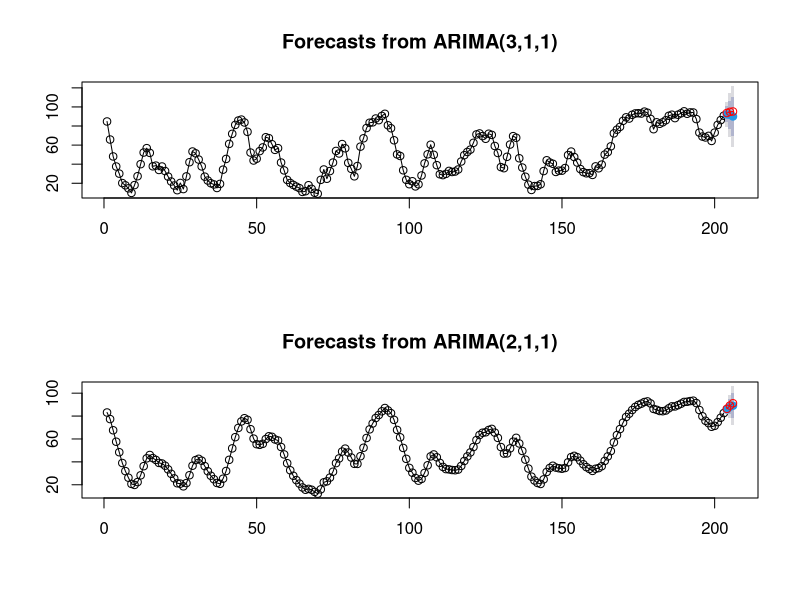
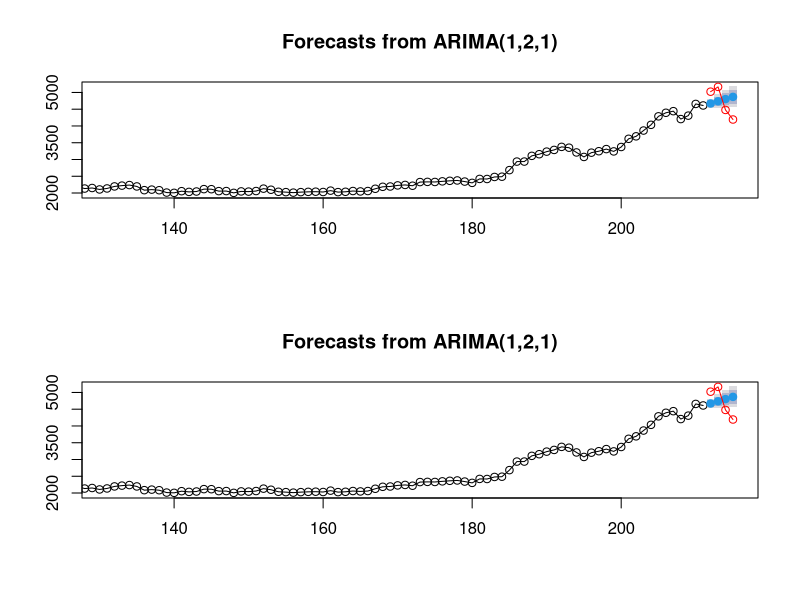

Write R code to recreate these figures, in order.
## ---- chunk 1
suppressMessages(library(forecast))
# suppressMessages(library(sandwich))
# suppressMessages(library(lmtest))

setwd("d://MyR//stock//")
original.data <- read.csv("999999.csv")
# (original.data)

close.price <- as.ts(original.data[,5])
# volume <- as.ts(original.data[,6])
kdj.k <- as.ts(original.data[,7])
kdj.d <- as.ts(original.data[,8])


## ---- chunk 2
DrawKDJPlot <- function(arg.kdj.k, arg.kdj.d, 
                             arg.training.set.endpoint, arg.forecast.period){
        

        training.set.kdj.k <- window(arg.kdj.k, start = 1, end = arg.training.set.endpoint)
        test.set.kdj.k <- window(arg.kdj.k, start = arg.training.set.endpoint + 1,
                                       end = arg.training.set.endpoint + arg.forecast.period)
        
        training.set.kdj.d <- window(arg.kdj.d, start = 1, end = arg.training.set.endpoint)
        test.set.kdj.d <- window(arg.kdj.d, start = arg.training.set.endpoint + 1,
                                       end = arg.training.set.endpoint + arg.forecast.period)        


        par(mfrow = c(2,1))


        fit.arima.kdj.k <- auto.arima(training.set.kdj.k)
        fit.arima.kdj.d <- auto.arima(training.set.kdj.d)
        
        estimated.kdj.k <- forecast(fit.arima.kdj.k, h = length(test.set.kdj.k))
        estimated.kdj.d <- forecast(fit.arima.kdj.d, h = length(test.set.kdj.d))        

        plot(estimated.kdj.k, type = "o")
        lines(test.set.kdj.k, col = "red", type = "o")
        
        plot(estimated.kdj.d, type = "o")
        lines(test.set.kdj.d, col = "red", type = "o")
        
}


## ---- chunk 3
DrawKDJPlot(kdj.k, kdj.d, arg.training.set.endpoint = 203, arg.forecast.period = 3)

## ---- chunk 4
CompareClosePriceAccuracy <- function(arg.close.price, 
                                      arg.forecast.period,
                                      arg.training.set.endpoint, 
                                      arg.comparison.period,
                                      arg.flag,
                                      arg.pdq.df){
        
        training.set.close.price.1 <- window(arg.close.price, start = 1, 
                                             end = arg.training.set.endpoint)
        
        test.set.close.price.1 <- window(arg.close.price, start = arg.training.set.endpoint + 1,
                                         end = arg.training.set.endpoint + arg.forecast.period)
        
        if(arg.flag == 0){
        
                fit.arima.close.price.1 <- auto.arima(training.set.close.price.1)
        }else{

                if(arg.pdq.df$newdrift[1] == 1){
                        
                        fit.arima.close.price.1 <- Arima(training.set.close.price.1, order = c(arg.pdq.df$newp[1],
                                                                                               arg.pdq.df$newd[1],
                                                                                               arg.pdq.df$newq[1]),
                                                         include.drift = TRUE)                        
                }else{
                        
                        fit.arima.close.price.1 <- Arima(training.set.close.price.1, order = c(arg.pdq.df$newp[1],
                                                                                               arg.pdq.df$newd[1],
                                                                                               arg.pdq.df$newq[1]))        
                }
                
        }
        
        fc.arima.close.price.1 <- forecast(fit.arima.close.price.1, h = length(test.set.close.price.1), 
                                           level = c(80,95))
        
        df.accuracy <- accuracy(fc.arima.close.price.1, test.set.close.price.1)
        
        if("drift" %in% names(fit.arima.close.price.1$coef)){

                result <- t(array(c(arg.training.set.endpoint, 
                                    fit.arima.close.price.1$arma[c(1,6,2)],
                                    df.accuracy[2,],
                                    1), 
                                  dim = c(13,1)))                                
        }else{

                result <- t(array(c(arg.training.set.endpoint, 
                                    fit.arima.close.price.1$arma[c(1,6,2)],
                                    df.accuracy[2,],
                                    0), 
                                  dim = c(13,1)))                
        }

        
        col.names.accuracy <- colnames(df.accuracy)
        

        for(i in 1:arg.comparison.period){

                end.point2 <- arg.training.set.endpoint + i
                training.set.close.price.2 <- window(arg.close.price, start = 1, end = end.point2)
                test.set.close.price.2 <- window(arg.close.price, start = end.point2 + 1,
                                                 end = end.point2 + arg.forecast.period)

                if(arg.flag == 0){

                        fit.arima.close.price.2 <- auto.arima(training.set.close.price.2)
                }else{
                        if(arg.pdq.df$newdrift[1 + i] == 1){
        
                                fit.arima.close.price.2 <- Arima(training.set.close.price.2, order = c(arg.pdq.df$newp[1 + i],
                                                                                                       arg.pdq.df$newd[1 + i],
                                                                                                       arg.pdq.df$newq[1 + i]),
                                                                 include.drift = TRUE)                        
                        }else{
                        
                                fit.arima.close.price.2 <- Arima(training.set.close.price.2, order = c(arg.pdq.df$newp[1 + i],
                                                                                       arg.pdq.df$newd[1 + i],
                                                                                       arg.pdq.df$newq[1 + i]))        
                        }
                        
                }

                fc.arima.close.price.2 <- forecast(fit.arima.close.price.2, h = length(test.set.close.price.2),
                                                   level = c(80,95))

                if("drift" %in% names(fit.arima.close.price.2$coef)){

                        result2 <- t(array(c(arg.training.set.endpoint + i,
                                            fit.arima.close.price.2$arma[c(1,6,2)],
                                            accuracy(fc.arima.close.price.2, test.set.close.price.2)[2,],
                                            1),
                                          dim = c(13,1)))
                }else{

                        result2 <- t(array(c(arg.training.set.endpoint + i,
                                            fit.arima.close.price.2$arma[c(1,6,2)],
                                            accuracy(fc.arima.close.price.2, test.set.close.price.2)[2,],
                                            0),
                                          dim = c(13,1)))
                }

                result <- rbind(result, result2)

        }

        df.result <- data.frame(result)
        colnames(df.result) <- c("seq", "p","d","q", col.names.accuracy, "drift")
        # View(df.result)
        
        if(arg.flag == 0){
                return(df.result)        
        }else{
                return(cbind(arg.pdq.df, df.result[,-(1:4)]))
        }
                        
}


## ---- chunk 5
result <- CompareClosePriceAccuracy(close.price, 
                          arg.forecast.period = 4,
                          arg.training.set.endpoint = 210, 
                          arg.comparison.period = 75,
                          arg.flag = 0,
                          arg.pdq.df = NULL)

result[,c(14:17)] <- result[,c(2:4,13)]

colnames(result)[c(14:17)] <- c("newp","newd","newq","newdrift")

result <- result[,c(1:4,13,5:12,14:17)]
## ---- chunk 6

result$newp[5:12] <- 1
result$newd[5:12] <- 2
result$newq[5:12] <- 1
 
result$newp[13:14] <- 0
result$newd[13:14] <- 1
result$newq[13:14] <- 1
result$newdrift[13:14] <- 0

result$newp[31:47] <- 0
result$newd[31:47] <- 1
result$newq[31:47] <- 1

# result$newp[7] <- 0
# result$newd[7] <- 1
# result$newq[7] <- 1


## ---- chunk 7
# result$newp[5] <- 1
# result$newd[5] <- 2
# result$newq[5] <- 1


second.result <- CompareClosePriceAccuracy(close.price, 
                          arg.forecast.period = 4,
                          arg.training.set.endpoint = 210, 
                          arg.comparison.period = 75,
                          arg.flag = 1,
                          arg.pdq.df = result)

(second.result[,c(1:4, 7, 14:16, 19)])

mean(second.result[,7])
mean(second.result[,19])
## ---- chunk 8
DrawClosePricePlot <- function(arg.close.price, arg.training.set.endpoint, 
                             arg.forecast.period, arg.pdq.df){
        

        training.set.close.price <- window(arg.close.price, start = 1, end = arg.training.set.endpoint)
        test.set.close.price <- window(arg.close.price, start = arg.training.set.endpoint + 1,
                                       end = arg.training.set.endpoint + arg.forecast.period)        

        fit.arima.close.price <- auto.arima(training.set.close.price)
        
        fc.close.price <- forecast(fit.arima.close.price, h = arg.forecast.period)        

        # fit.arima.close.price.manual <- Arima(training.set.close.price, order = c(0,1,1))

        rownum <- as.integer(row.names(arg.pdq.df[arg.pdq.df$seq == arg.training.set.endpoint,]))
        
        if(arg.pdq.df$newdrift[rownum] == 1){
                
                fit.arima.close.price.manual <- Arima(training.set.close.price, order = c(arg.pdq.df$newp[rownum],
                                                                                            arg.pdq.df$newd[rownum],
                                                                                            arg.pdq.df$newq[rownum]),
                                                      include.drift = TRUE)
        }else{
                
                fit.arima.close.price.manual <- Arima(training.set.close.price, order = c(arg.pdq.df$newp[rownum],
                                                                                            arg.pdq.df$newd[rownum],
                                                                                            arg.pdq.df$newq[rownum]))
        }
        
                
        fc.close.price.manual <- forecast(fit.arima.close.price.manual, h = arg.forecast.period)        
        
        par(mfrow = c(2,1))
        plot(fc.close.price, type = "o", 
             xlim = c(arg.training.set.endpoint - 80, arg.training.set.endpoint + arg.forecast.period))
        lines(test.set.close.price, col = "red", type = "o")
        
        plot(fc.close.price.manual, type = "o",
             xlim = c(arg.training.set.endpoint - 80, arg.training.set.endpoint + arg.forecast.period))
        lines(test.set.close.price, col = "red", type = "o")
}


## ---- chunk 9
DrawClosePricePlot(close.price, arg.training.set.endpoint = 211, arg.forecast.period = 4, second.result)
